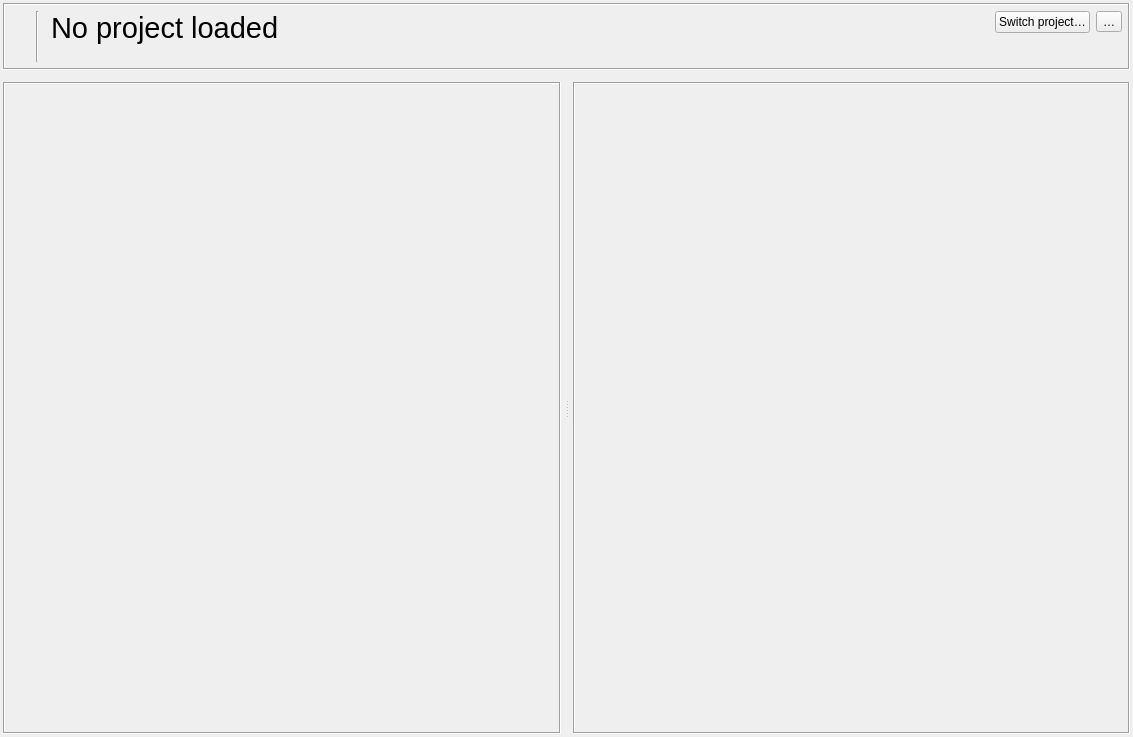
<?xml version="1.0" encoding="UTF-8"?>
<ui version="4.0">
 <class>page_project_area</class>
 <widget class="QWidget" name="page_project_area">
  <property name="geometry">
   <rect>
    <x>0</x>
    <y>0</y>
    <width>1133</width>
    <height>737</height>
   </rect>
  </property>
  <property name="windowTitle">
   <string>Project</string>
  </property>
  <property name="surfaceRole" stdset="0">
   <string>area</string>
  </property>
  <layout class="QVBoxLayout" name="verticalLayout">
   <property name="spacing">
    <number>12</number>
   </property>
   <property name="leftMargin">
    <number>3</number>
   </property>
   <property name="topMargin">
    <number>3</number>
   </property>
   <property name="rightMargin">
    <number>3</number>
   </property>
   <property name="bottomMargin">
    <number>3</number>
   </property>
   <item>
    <widget class="QFrame" name="panel_project_header">
     <property name="sizePolicy">
      <sizepolicy hsizetype="Preferred" vsizetype="Fixed">
       <horstretch>0</horstretch>
       <verstretch>0</verstretch>
      </sizepolicy>
     </property>
     <property name="frameShape">
      <enum>QFrame::Shape::Box</enum>
     </property>
     <property name="frameShadow">
      <enum>QFrame::Shadow::Sunken</enum>
     </property>
     <property name="separatorRole" stdset="0">
      <string>inset</string>
     </property>
     <property name="surfaceRole" stdset="0">
      <string>panel</string>
     </property>
     <layout class="QHBoxLayout" name="layout_project_header">
      <property name="spacing">
       <number>6</number>
      </property>
      <property name="leftMargin">
       <number>6</number>
      </property>
      <property name="topMargin">
       <number>6</number>
      </property>
      <property name="rightMargin">
       <number>6</number>
      </property>
      <property name="bottomMargin">
       <number>6</number>
      </property>
      <item>
       <widget class="QWidget" name="widget" native="true">
        <layout class="QVBoxLayout" name="verticalLayout_2">
         <property name="leftMargin">
          <number>6</number>
         </property>
         <property name="topMargin">
          <number>6</number>
         </property>
         <property name="rightMargin">
          <number>6</number>
         </property>
         <property name="bottomMargin">
          <number>6</number>
         </property>
         <item>
          <widget class="QLabel" name="label_thumbnails_icon">
           <property name="sizePolicy">
            <sizepolicy hsizetype="Fixed" vsizetype="Preferred">
             <horstretch>0</horstretch>
             <verstretch>0</verstretch>
            </sizepolicy>
           </property>
           <property name="text">
            <string/>
           </property>
           <property name="pixmap">
            <pixmap>../../shared/icons/material/project_open.svg</pixmap>
           </property>
           <property name="iconName" stdset="0">
            <string>project_open</string>
           </property>
           <property name="iconSize" stdset="0">
            <number>32</number>
           </property>
          </widget>
         </item>
        </layout>
       </widget>
      </item>
      <item>
       <widget class="Line" name="line">
        <property name="orientation">
         <enum>Qt::Orientation::Vertical</enum>
        </property>
        <property name="separatorRole" stdset="0">
         <string>inset</string>
        </property>
       </widget>
      </item>
      <item alignment="Qt::AlignmentFlag::AlignTop">
       <widget class="QWidget" name="project_label" native="true">
        <layout class="QVBoxLayout" name="layout_project_identity">
         <property name="spacing">
          <number>3</number>
         </property>
         <property name="leftMargin">
          <number>6</number>
         </property>
         <property name="topMargin">
          <number>0</number>
         </property>
         <property name="rightMargin">
          <number>0</number>
         </property>
         <property name="bottomMargin">
          <number>0</number>
         </property>
         <item>
          <widget class="QLabel" name="label_project_name">
           <property name="sizePolicy">
            <sizepolicy hsizetype="Expanding" vsizetype="Preferred">
             <horstretch>0</horstretch>
             <verstretch>0</verstretch>
            </sizepolicy>
           </property>
           <property name="styleSheet">
            <string notr="true">font-size: 22pt;</string>
           </property>
           <property name="text">
            <string>No project loaded</string>
           </property>
          </widget>
         </item>
         <item>
          <widget class="QLabel" name="label_project_path">
           <property name="sizePolicy">
            <sizepolicy hsizetype="Ignored" vsizetype="Preferred">
             <horstretch>1</horstretch>
             <verstretch>0</verstretch>
            </sizepolicy>
           </property>
           <property name="minimumSize">
            <size>
             <width>0</width>
             <height>0</height>
            </size>
           </property>
           <property name="text">
            <string/>
           </property>
           <property name="textInteractionFlags">
            <set>Qt::TextInteractionFlag::TextSelectableByMouse</set>
           </property>
          </widget>
         </item>
        </layout>
       </widget>
      </item>
      <item alignment="Qt::AlignmentFlag::AlignRight|Qt::AlignmentFlag::AlignTop">
       <widget class="QPushButton" name="button_switch_project">
        <property name="text">
         <string>Switch project…</string>
        </property>
       </widget>
      </item>
      <item alignment="Qt::AlignmentFlag::AlignTop">
       <widget class="QToolButton" name="button_project_actions">
        <property name="toolTip">
         <string>Project actions</string>
        </property>
        <property name="accessibleName">
         <string>Project actions</string>
        </property>
        <property name="styleSheet">
         <string notr="true">QToolButton#button_project_actions::menu-indicator {
    image: none;
    width: 0px;
}</string>
        </property>
        <property name="text">
         <string>…</string>
        </property>
        <property name="popupMode">
         <enum>QToolButton::ToolButtonPopupMode::InstantPopup</enum>
        </property>
       </widget>
      </item>
     </layout>
    </widget>
   </item>
   <item>
    <widget class="QSplitter" name="splitter_hz">
     <property name="orientation">
      <enum>Qt::Orientation::Horizontal</enum>
     </property>
     <property name="handleWidth">
      <number>12</number>
     </property>
     <widget class="QFrame" name="panel_media_sources_host">
      <property name="frameShape">
       <enum>QFrame::Shape::Box</enum>
      </property>
      <property name="frameShadow">
       <enum>QFrame::Shadow::Sunken</enum>
      </property>
      <property name="separatorRole" stdset="0">
       <string>inset</string>
      </property>
      <property name="surfaceRole" stdset="0">
       <string>panel</string>
      </property>
      <layout class="QVBoxLayout" name="layout_media_sources_host">
       <property name="spacing">
        <number>0</number>
       </property>
       <property name="leftMargin">
        <number>0</number>
       </property>
       <property name="topMargin">
        <number>0</number>
       </property>
       <property name="rightMargin">
        <number>0</number>
       </property>
       <property name="bottomMargin">
        <number>0</number>
       </property>
      </layout>
     </widget>
     <widget class="QFrame" name="panel_thumbnails_host">
      <property name="frameShape">
       <enum>QFrame::Shape::Box</enum>
      </property>
      <property name="frameShadow">
       <enum>QFrame::Shadow::Sunken</enum>
      </property>
      <property name="separatorRole" stdset="0">
       <string>inset</string>
      </property>
      <property name="surfaceRole" stdset="0">
       <string>panel</string>
      </property>
      <layout class="QVBoxLayout" name="layout_thumbnails_host">
       <property name="spacing">
        <number>0</number>
       </property>
       <property name="leftMargin">
        <number>0</number>
       </property>
       <property name="topMargin">
        <number>0</number>
       </property>
       <property name="rightMargin">
        <number>0</number>
       </property>
       <property name="bottomMargin">
        <number>0</number>
       </property>
      </layout>
     </widget>
    </widget>
   </item>
  </layout>
 </widget>
 <resources/>
 <connections/>
</ui>
